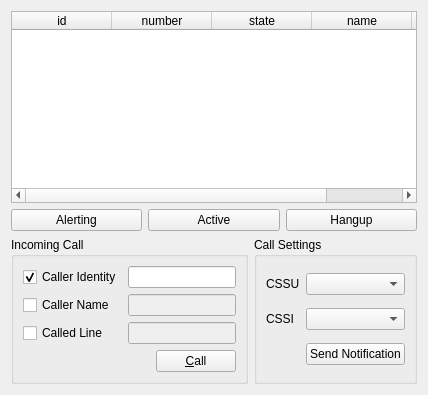
      <widget class="QWidget" name="tab_9">
       <attribute name="title">
        <string>Call</string>
       </attribute>
       <layout class="QVBoxLayout" name="verticalLayout_3">
        <item>
         <widget class="QTableWidget" name="twCallMgt">
          <property name="columnCount">
           <number>5</number>
          </property>
          <attribute name="horizontalHeaderMinimumSectionSize">
           <number>50</number>
          </attribute>
          <attribute name="horizontalHeaderShowSortIndicator" stdset="0">
           <bool>true</bool>
          </attribute>
          <attribute name="verticalHeaderDefaultSectionSize">
           <number>50</number>
          </attribute>
          <column>
           <property name="text">
            <string>id</string>
           </property>
          </column>
          <column>
           <property name="text">
            <string>number</string>
           </property>
          </column>
          <column>
           <property name="text">
            <string>state</string>
           </property>
          </column>
          <column>
           <property name="text">
            <string>name</string>
           </property>
          </column>
          <column>
           <property name="text">
            <string>type</string>
           </property>
          </column>
         </widget>
        </item>
        <item>
         <layout class="QHBoxLayout" name="horizontalLayout_4">
          <item>
           <widget class="QPushButton" name="pbAlerting">
            <property name="text">
             <string>Alerting</string>
            </property>
           </widget>
          </item>
          <item>
           <widget class="QPushButton" name="pbActive">
            <property name="text">
             <string>Active</string>
            </property>
           </widget>
          </item>
          <item>
           <widget class="QPushButton" name="pbHangup">
            <property name="text">
             <string>Hangup</string>
            </property>
           </widget>
          </item>
         </layout>
        </item>
        <item>
         <layout class="QHBoxLayout" name="horizontalLayout_3">
          <item>
           <widget class="QGroupBox" name="gbIncomingCall">
            <property name="title">
             <string>Incoming Call</string>
            </property>
            <layout class="QGridLayout">
             <item row="0" column="0">
              <widget class="QCheckBox" name="cbCaller">
               <property name="text">
                <string>Caller Identity</string>
               </property>
               <property name="checked">
                <bool>true</bool>
               </property>
              </widget>
             </item>
             <item row="0" column="1">
              <widget class="QLineEdit" name="leCaller"/>
             </item>
             <item row="1" column="0">
              <widget class="QCheckBox" name="cbCallerName">
               <property name="text">
                <string>Caller Name</string>
               </property>
              </widget>
             </item>
             <item row="1" column="1">
              <widget class="QLineEdit" name="leCallerName">
               <property name="enabled">
                <bool>false</bool>
               </property>
              </widget>
             </item>
             <item row="2" column="0">
              <widget class="QCheckBox" name="cbCalledLine">
               <property name="text">
                <string>Called Line</string>
               </property>
              </widget>
             </item>
             <item row="2" column="1">
              <widget class="QLineEdit" name="leCalledLine">
               <property name="enabled">
                <bool>false</bool>
               </property>
              </widget>
             </item>
             <item row="3" column="0" colspan="2">
              <layout class="QHBoxLayout">
               <property name="spacing">
                <number>6</number>
               </property>
               <property name="leftMargin">
                <number>0</number>
               </property>
               <property name="topMargin">
                <number>0</number>
               </property>
               <property name="rightMargin">
                <number>0</number>
               </property>
               <property name="bottomMargin">
                <number>0</number>
               </property>
               <item>
                <spacer>
                 <property name="orientation">
                  <enum>Qt::Horizontal</enum>
                 </property>
                 <property name="sizeHint" stdset="0">
                  <size>
                   <width>111</width>
                   <height>20</height>
                  </size>
                 </property>
                </spacer>
               </item>
               <item>
                <widget class="QPushButton" name="pbIncomingCall">
                 <property name="text">
                  <string>&amp;Call</string>
                 </property>
                </widget>
               </item>
              </layout>
             </item>
            </layout>
           </widget>
          </item>
          <item>
           <widget class="QGroupBox" name="gbCallSettings">
            <property name="title">
             <string>Call Settings</string>
            </property>
            <layout class="QGridLayout">
             <item row="0" column="1">
              <widget class="QComboBox" name="cbCSSU"/>
             </item>
             <item row="1" column="1">
              <widget class="QComboBox" name="cbCSSI"/>
             </item>
             <item row="0" column="0">
              <widget class="QLabel" name="lbCSSU">
               <property name="text">
                <string>CSSU</string>
               </property>
              </widget>
             </item>
             <item row="1" column="0">
              <widget class="QLabel" name="lbCSSI">
               <property name="text">
                <string>CSSI</string>
               </property>
              </widget>
             </item>
             <item row="2" column="1">
              <widget class="QPushButton" name="pbSendNotif">
               <property name="text">
                <string>Send Notification</string>
               </property>
              </widget>
             </item>
            </layout>
           </widget>
          </item>
         </layout>
        </item>
       </layout>
      </widget>
